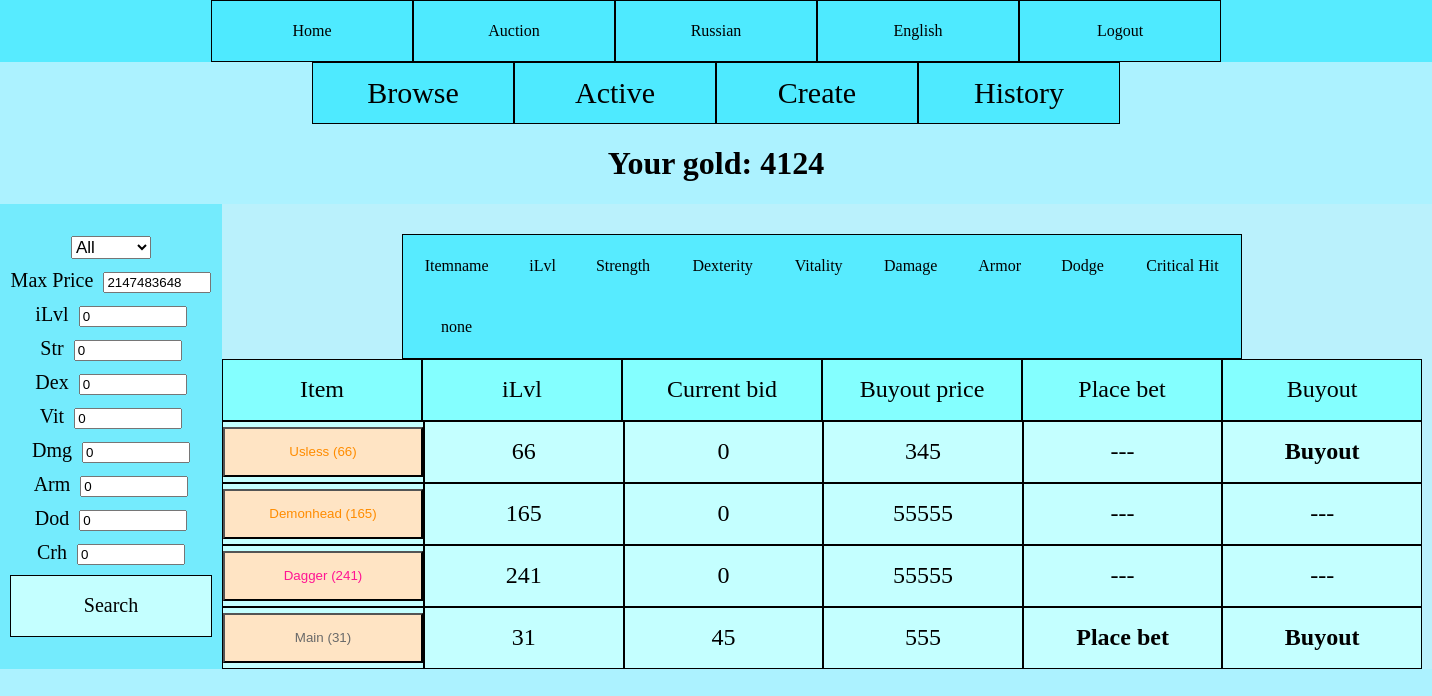
The page /en/auction/ (signed in) on the database as committed earlier.
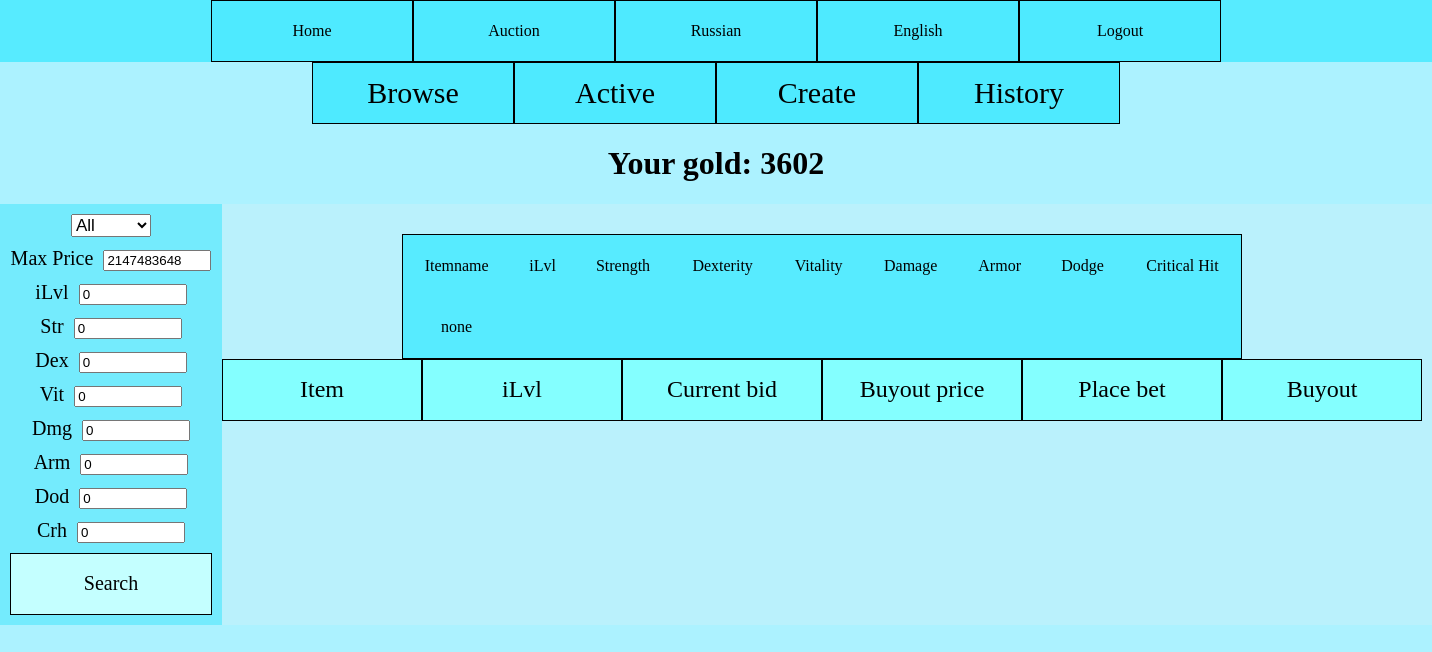
The same page on the database as committed later.
### main/models.py (models this page shows)
class Character(models.Model):
    user = models.OneToOneField(User, on_delete=models.CASCADE, null=True)
    gold = models.BigIntegerField(default=0)
    eq_weapon = models.ForeignKey('Item', on_delete=models.SET_NULL, null=True, related_name="weapon")
    eq_helm   = models.ForeignKey('Item', on_delete=models.SET_NULL, null=True, related_name="helm")
    eq_armor  = models.ForeignKey('Item', on_delete=models.SET_NULL, null=True, related_name="armor")
    eq_offhand= models.ForeignKey('Item', on_delete=models.SET_NULL, null=True, related_name="offhand")

class Item(models.Model):
    item_name = models.CharField(max_length=30,null=True)
    item_level = models.IntegerField(default=0)
    item_tupe = models.IntegerField(null=True)
    item_rarity = models.IntegerField(null=True)
    character_id = models.ForeignKey(Character, on_delete=models.SET_NULL,null=True)
    used = models.BooleanField(default=False)

### main/views.py (the view)
# urls.py: path('auction/', views.Auction, name='auction'),
def Auction(request):
    ProcessLoots()
    if request.user.is_authenticated:
        char = Character.objects.get(user=request.user)
        loots, values = doFilter(request.COOKIES)
        print(values)
        context = {'filter': values, 'loots': loots, 'char': char}
        return render(request, "auction/BrowseAuction.html", context=context)
    else:
        return HttpResponseForbidden()

### main/GameLogic.py (called while the page is built)
def ProcessLoots():
    loots = Loot.objects.all()
    time_now = timezone.now()
    for x in loots:
        if x.end_time < time_now:
            pass

### templates/auction/BrowseAuction.html (shortened to what this page needs)
{% extends "auction/Auction.html" %}
{% load i18n %}
{% block main %}
    <div class="main">
        <div class="leftmenu">
            <form id="itemform">
                <select name="item" form="itemform">
					<option {% if filter.tupe == 69 %} selected {% endif %} value="69">All</option>
                  </select>
                <div class="input">
                    <label for="max_price">{% trans "Max Price" %}</label>
                    <input type="number" name="max_price" value="{{ filter.max_price }}">
                </div>
                <div class="input">
                    <label for="ilvl">{% trans "iLvl" %}</label>
                    <input type="number" name="ilvl" value="{{ filter.ilvl }}">
                </div>
                <div class="input">
                    <label for="str">{% trans "Str" %}</label>
                    <input type="number" name="str" value="{{ filter.str }}">
                </div>
                <div class="input">
                    <label for="dex">{% trans "Dex" %}</label>
                    <input type="number" name="dex" value="{{ filter.dex }}">
                </div>
                <div class="input">
                    <label for="vit">{% trans "Vit" %}</label>
                    <input type="number" name="vit" value="{{ filter.vit }}">
                </div>
                <div class="input">
                    <label for="dmg">{% trans "Dmg" %}</label>
                    <input type="number" name="dmg" value="{{ filter.dmg }}">
                </div>
                <div class="input">
                    <label for="arm">{% trans "Arm" %}</label>
                    <input type="number" name="arm" value="{{ filter.arm }}">
                </div>
                <div class="input">
                    <label for="dod">{% trans "Dod" %}</label>
                    <input type="number" name="dod" value="{{ filter.dod }}">
                </div>
                <div class="input">
                    <label for="crh">{% trans "Crh" %}</label>
                    <input type="number" name="crh" value="{{ filter.crh }}">
                </div>
                <div class="butt" onclick="Submit()">{% trans "Search" %}</div>
            </form>
        </div>
        <div class="lots">
            {% include "items/stat_table.html" %}
            <div class="head">
                <div class="item">{% trans "Item" %}</div>
                <div class="item">{% trans "iLvl" %}</div>
                <div class="item">{% trans "Current bid" %}</div>
                <div class="item">{% trans "Buyout price" %}</div>
                <div class="item">{% trans "Place bet" %}</div>
                <div class="item">{% trans "Buyout" %}</div>
            </div>
            {% for x in loots %}
                <div class ="head">
                    <div class="info">{% include "items/item_small.html" with item=x.item_id only %}</div>
                    <div class="info">{{ x.item_id.ilvl }}</div>
                    <div class="info">{{ x.next_bid }}</div>
                    <div class="info">{{ x.buy_out }}</div>
                    {% if x.biddable == True and char.gold >= x.next_bid %}<div class="butt" onclick="MakeBet({{ x.pk }})"> <b> {% trans "Place bet" %} </b> </div>{% else %}<div class="butt"> --- </div>{% endif %}
                    {% if char.gold >= x.buy_out %}<div class="butt" onclick="BuyItem({{ x.pk }})"><b>{% trans "Buyout" %}</b></div>{% else %} <div class="butt"> --- </div> {% endif %}
                </div>
            {% endfor %}
        </div>
    </div>
{% endblock %}

### templates/auction/Auction.html
{% extends "base.html" %}
{% load i18n %}
{% block header %}
    <div class="menu">
        <a href="/auction">{% trans "Browse" %}</a>
        <a href="/auction/my">{% trans "Active" %}</a>
        <a href="/auction/create">{% trans "Create" %}</a>
        <a href="/auction/log">{% trans "History" %}</a>
    </div>
{% endblock %}
{% block content %}
    <h1><div style="text-align: center;">{% trans "Your gold" %}: {{ char.gold }}</div></h1>
    {% block main %}
    {% endblock %}
{% endblock %}

### templates/items/item_small.html
{% load i18n %}
{% if item %}
    <button class="item_info" id="{{ item.pk }}" onmouseenter="Display({{ item.pk }})" onclick="ItemClick({{ item.pk }})">
        {% if item.rarity == 0  %}
            <span style="color: #696969; ">
        {% elif item.rarity == 1 %}
            <span style="color: blue; ">
        {% elif item.rarity == 2 %}
            <span style="color: deeppink; ">
        {% else %}
            <span style="color: darkorange; ">
        {% endif %}
            {{ item.name }} ({{ item.ilvl }})
        </span>
    </button>
{% else %}
    <button class="item_info" id="0">
        {% trans "Empty" %}
    </button>
{% endif %}

Rows that differ between the two databases and show on the page:
no longer on this page (row edited): Item: name "Usless"
no longer on this page (row edited): Item: name "Demonhead"
no longer on this page (row edited): Item: name "Dagger"
no longer on this page (row edited): Item: name "Main"
changed Character: gold "4124" → "3602"
Other text that changed with them:
list line gone: "( 66 ) 66 0 345 --- Buyout"
list line gone: "( 165 ) 165 0 55555 --- ---"
list line gone: "( 241 ) 241 0 55555 --- ---"
list line gone: "( 31 ) 31 45 555 Place bet Buyout"
